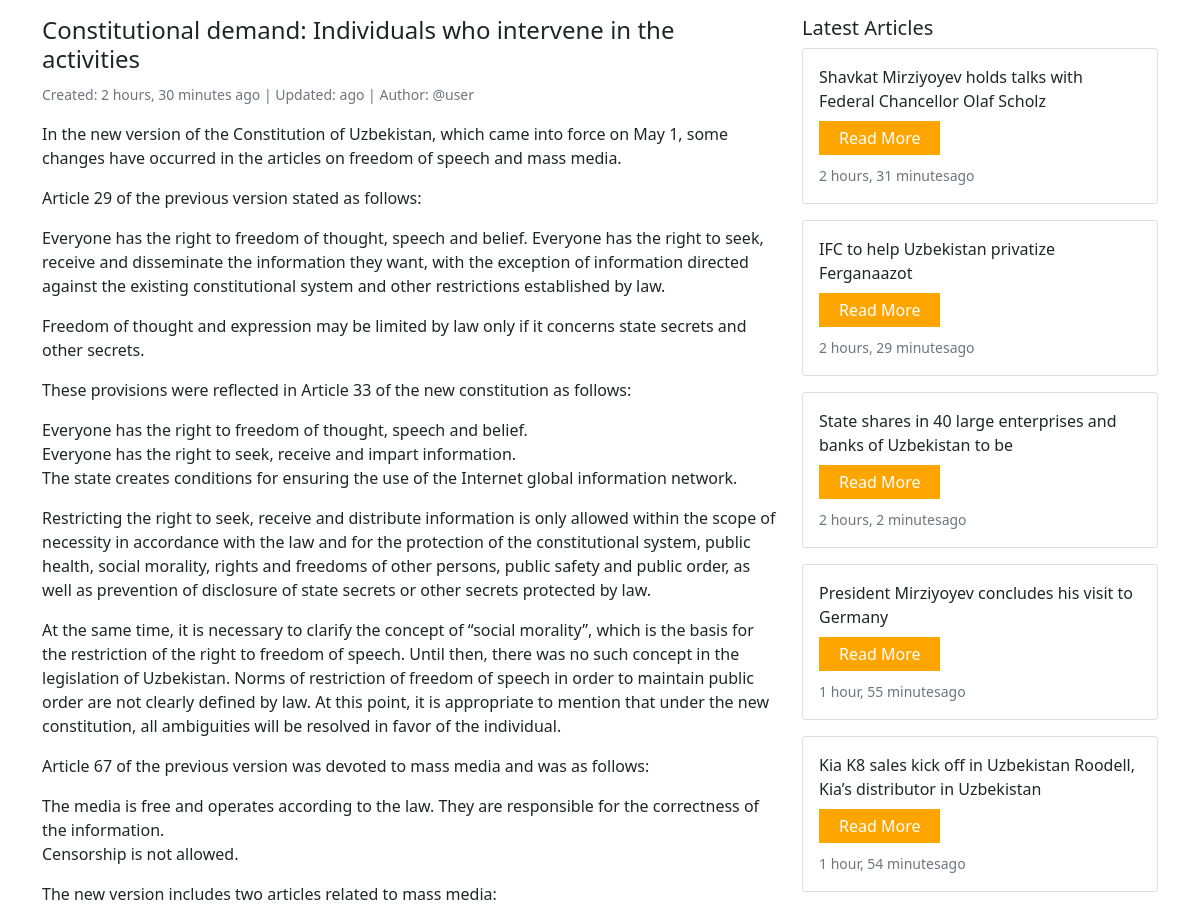
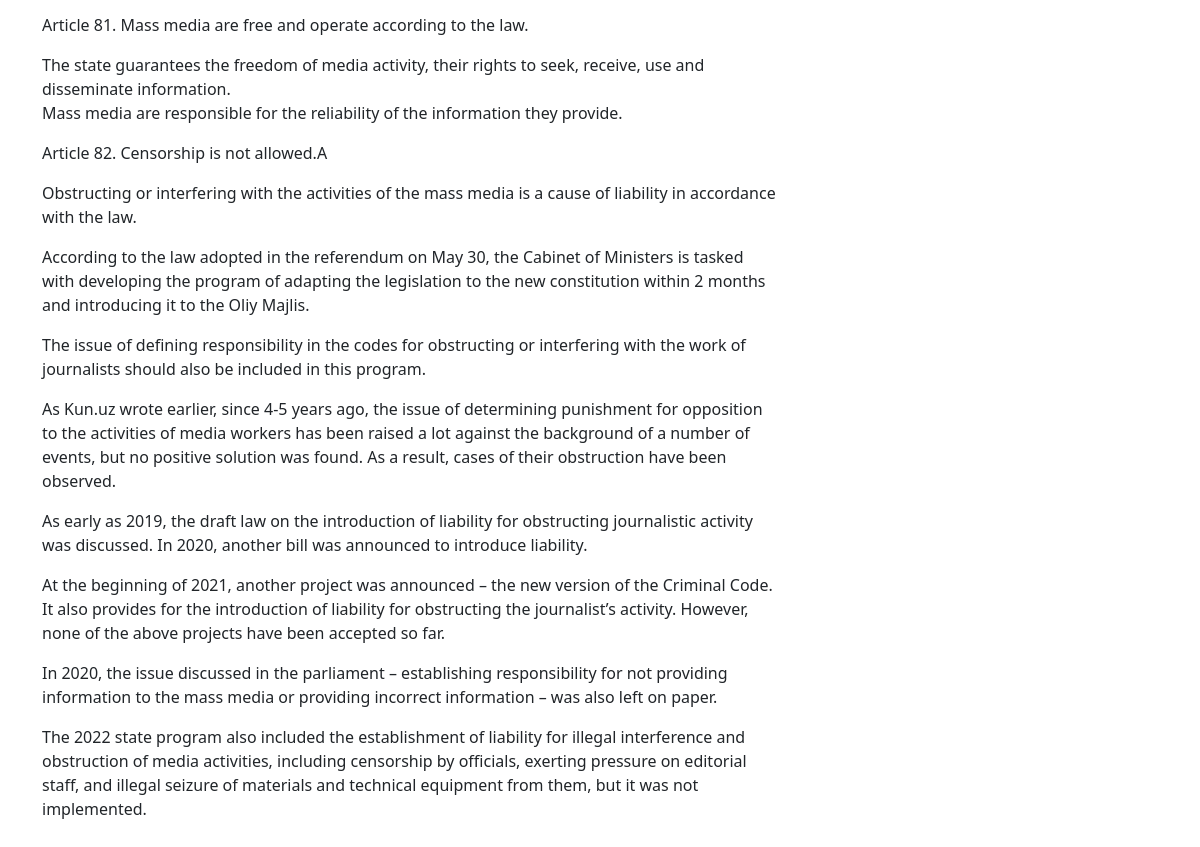
Screenshot of /article/2/detail with the database file from the repository (2 pictures, top to bottom).
### main/models.py (models this page shows, shortened)
class Article(models.Model):
    author  = models.ForeignKey(User, on_delete=models.CASCADE)
    title = models.CharField(max_length=150)
    body = models.TextField()
    image = models.URLField(null=True, blank=True)
    created_at = models.DateTimeField(auto_now_add=True)
    updated = models.DateTimeField(auto_now=True)
    is_active = models.BooleanField(default=True)

### main/views.py (the view)
# urls.py: path('article/<int:id>/detail', views.article_detail, name='article_detail'),
def article_detail(request, id):
    article = Article.objects.get(id=id)
    articles = Article.objects.filter(is_active = True)
    return render(request, 'detail.html', {'article': article, 'articles': articles })

### templates/detail.html (shortened to what this page needs)
{% extends 'base.html' %}
{% block content %}
<div class="container">
        <div class="main row mt-3 mb-3">
            <div class="col-sm-12 col-lg-8 mb-3">
                <h4 class="">{{article.title}}</h4>
                <small class="text-muted">Created: {{article.created_at|timesince}} ago | Updated: {{article.updated_at|timesince}} ago | Author: @{{article.author}}</small>
                <p style="text-align:justify; text-justify: inter-word;" class="mt-3">{{article.body|linebreaks|safe}}</p>
            </div>
            <div class="col-sm-10 col-lg-4 ml-2">
                <h5>Latest Articles</h5>
                {% for i in articles %}
                    {% if not article == i %}
                    <div class="card ml-2 mb-3">
                        <div class="card-body">
                            <span class="card-text">{{i.title}}</span><br>
                            <a class="mt-2 mb-2" href="{% url 'article_detail' article.id %}" style="display: inline-block; text-decoration: none !important; padding:5px 20px; background-color: orange; color: white;">Read More</a><br>
                            <small class="text-muted">{{i.created_at|timesince}}ago</small>
                        </div>
                    </div>
                    {% endif %}
                {% endfor %}
            </div>
        </div>
    </div>
{% endblock content %}

### rows the page displays
Article: title "Constitutional demand: Individuals who intervene in the activities", created_at "2 hours, 30 minutes", author "user", body "In the new version of the Constitution of Uzbekistan, which came into force on May 1, some changes have occurred in the articles on freedom of speech and mass media. Article 29 of the previous version stated as follows: Everyone has the right to freedom of thought, speech and belief. Everyone has the right to seek, receive and disseminate the information they want, with the exception of information directed against the existing constitutional system and other restrictions established by law. Freedom of thought and expression may be limited by law only if it concerns state secrets and other secrets. These provisions were reflected in Article 33 of the new constitution as follows: Everyone…"
Article: title "Shavkat Mirziyoyev holds talks with Federal Chancellor Olaf Scholz", created_at "2 hours, 31 minutes"
Article: title "IFC to help Uzbekistan privatize Ferganaazot", created_at "2 hours, 29 minutes"
Article: title "State shares in 40 large enterprises and banks of Uzbekistan to be", created_at "2 hours, 2 minutes"
Article: title "President Mirziyoyev concludes his visit to Germany", created_at "1 hour, 55 minutes"
Article: title "Kia K8 sales kick off in Uzbekistan Roodell, Kia’s distributor in Uzbekistan", created_at "1 hour, 54 minutes"
